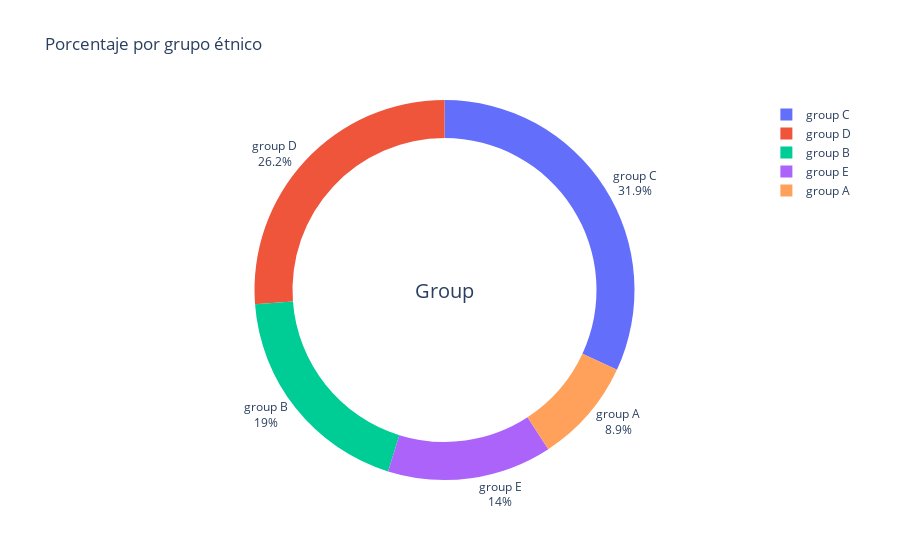

Write notebook code for a chart like this one.
### Markdown cell above
Porcentaje de alumnos por grupo étnico.

### Code cell
import plotly.express as px

data['tmp'] = 1
fig = px.pie(data, names='race/ethnicity',values='tmp',hole = 0.8,title='relation tips')
fig.update_traces(textposition='outside', textinfo='percent+label')
fig.update_layout(
    title_text="Porcentaje por grupo étnico",
    annotations=[dict(text='Group', x=0.5, y=0.5, font_size=20, showarrow=False)])

fig.show()

### Figure 1 — Plotly figure (JSON) as saved in the notebook; plotly's stock layout.template omitted (floating-point values rounded to 4 significant figures; data arrays with more than 128 entries replaced by an {"elided": "..."} marker saying what was removed)
{"data": [{"domain": {"x": [0, 1], "y": [0, 1]}, "hole": 0.8, "hovertemplate": "race/ethnicity=%{label}<br>tmp=%{value}<extra></extra>", "labels": {"elided": "1000 str values"}, "legendgroup": "", "name": "", "showlegend": true, "textinfo": "percent+label", "textposition": "outside", "type": "pie", "values": {"elided": "1000 int values"}}], "layout": {"annotations": [{"font": {"size": 20}, "showarrow": false, "text": "Group", "x": 0.5, "y": 0.5}], "legend": {"tracegroupgap": 0}, "title": {"text": "Porcentaje por grupo étnico"}}}
